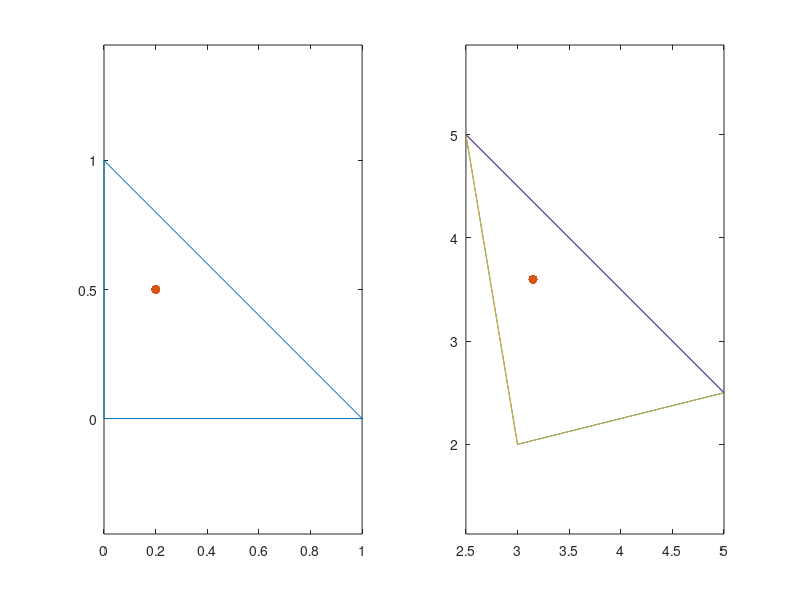

This figure's MATLAB source:
clear all
close all
clc

x1 = [3;2];
x2 = [5;2.5];
x3 = [2.5;5];


A = [x2-x1 x3-x1];
b = x1;
detA = det(A);
f = @(x) A*x + b;

pt = [0.2;0.5];

subplot(1,2,1)
plot([0 1 0 0],[0 0 1 0]);
hold on
plot(pt(1),pt(2),'.','Markersize',20);
axis equal

subplot(1,2,2)
plot([x1(1) x2(1) x3(1) x1(1)], [x1(2) x2(2) x3(2) x1(2)])
trpt = f(pt);
hold on
plot(trpt(1),trpt(2),'.','Markersize',20);

axis equal

miny = @(x) (x<=x1(1)).*((x-x3(1))./(x1(1)-x3(1))*(x1(2)-x3(2)) + x3(2)) + ...
            (x>x1(1)).*((x-x1(1))./(x2(1)-x1(1))*(x2(2)-x1(2)) + x1(2));
        
maxy = @(x) ((x-x3(1))./(x2(1)-x3(1))*(x2(2)-x3(2)) + x3(2));
        
plot(2.5:0.01:5,miny(2.5:0.01:5));
plot(2.5:0.01:5,maxy(2.5:0.01:5));

% fun = @(x,y) 1*x.^2 + y.*x;
fun = @(x,y) sin(x).*y.^2;
funv = @(x) fun(x(1),x(2));
fun2 = @(x) funv(f(x));

integral2(fun,2.5,5,miny,maxy)

% integral2(fun,0,1,0,@(x) 1-x)

gp = [1/6 1/6; 2/3 1/6; 1/6 2/3];
weights = [1/3 1/3 1/3];

resint = 0;
for i = 1:3
    resint = resint + abs(det(A))*fun2(gp(i,:)') * weights(i) / 2;
end
resint


